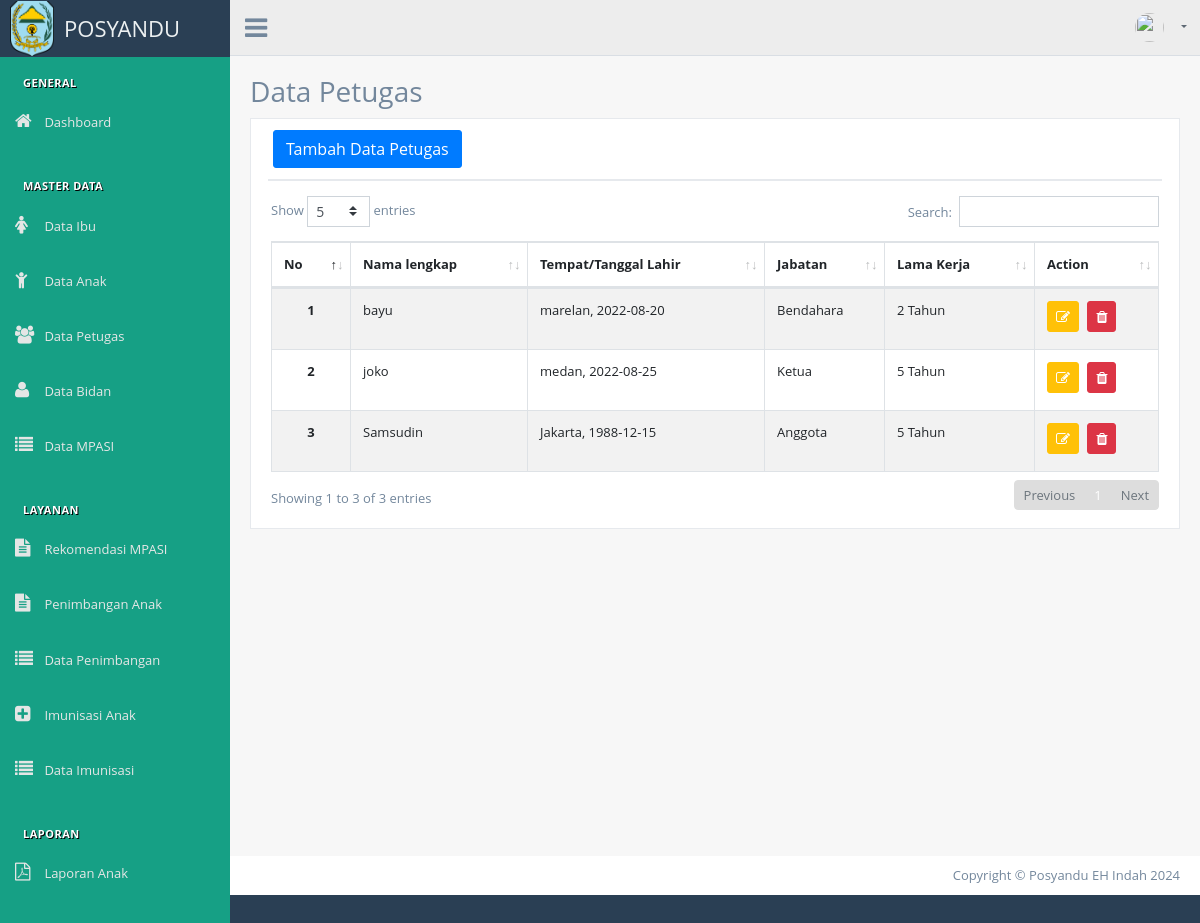
The app's page /index.php/petugas with its own data.
### tables this page shows
CREATE TABLE `petugas` (
  `id_petugas` int(11) NOT NULL,
  `nama_petugas` varchar(50) NOT NULL,
  `tempat_lahir` varchar(30) NOT NULL,
  `tgl_lahir` date NOT NULL,
  `no_hp` varchar(13) NOT NULL,
  `jabatan` enum('Ketua','Bendahara','Sekretaris','Anggota') NOT NULL,
  `pendidikan_terakhir` varchar(30) NOT NULL,
  `lama_kerja` int(11) NOT NULL,
  `tugas_pokok` text NOT NULL,
  `user_id` int(11) NOT NULL
);

### application/controllers/Petugas.php (called while the page is built, shortened)
<?php
class Petugas extends CI_Controller
{
    public function __construct()
    {
        $this->load->model('Petugas_model');
    }
    public function index()
    {
        $data['title'] = 'Data Petugas | Posyandu Desa Tanjung Tanah';
        $data['user'] = $this->db->get_where('user', ['username' => $this->session->userdata('username')])->row_array();
        $data['users'] = $this->Petugas_model->getDataUsers();
        $data['petugas'] = $this->Petugas_model->getDataPetugas();
        $this->load->view('templates/header-datatables', $data);
        $this->load->view('templates/sidebar');
        $this->load->view('templates/topbar', $data);
        $this->load->view('petugas/index', $data);
        $this->load->view('templates/footer-datatables');
    }
}

### index.php (called while the page is built, shortened)
<?php
require_once BASEPATH.'core/CodeIgniter.php';

### application/models/Petugas_model.php (called while the page is built, shortened)
<?php
class Petugas_model extends CI_Model
{
    public function getDataPetugas()
    {
        $query = "SELECT petugas.*, user.username
                    From petugas JOIN user
                    ON petugas.user_id = user.id_users
                    ";
        return $this->db->query($query)->result_array();
    }
}

### application/views/petugas/index.php (the view, shortened to what this page needs)
<div class="right_col" role="main">
    <div class="page-title">
        <div class="title_left">
            <h3>Data Petugas</h3>
        </div>
    </div>
    <div class="clearfix"></div>
    <div class="row">
        <div class="col-md-12 col-sm-12 ">
            <div class="x_panel">
                <div class="x_title">
                    <button type="button" class="btn btn-primary" data-toggle="modal" data-target="#addDataPetugasModal">Tambah Data Petugas</button>
                </div>
                <div class="x_content">
                    <div class="row">
                        <div class="col-sm-12">
                            <div class="card-box table-responsive">
                                <table id="datatable" class="table table-striped table-bordered" style="width:100%">
                                    <thead>
                                        <tr>
                                            <th>No</th>
                                            <th>Nama lengkap</th>
                                            <th>Tempat/Tanggal Lahir</th>
                                            <th>Jabatan</th>
                                            <th>Lama Kerja</th>
                                            <th>Action</th>
                                        </tr>
                                    </thead>
                                    <tbody>
                                        <?php $i = 1; ?>
                                        <?php foreach ($petugas as $e) : ?>
                                            <tr>
                                                <th scope="row">
                                                    <center><?= $i; ?></center>
                                                </th>
                                                <td><?= $e['nama_petugas']; ?></td>
                                                <td><?= $e['tempat_lahir'] . ', ' . $e['tgl_lahir']; ?></td>
                                                <td><?= $e['jabatan']; ?></td>
                                                <td><?= $e['lama_kerja'] . ' Tahun'; ?></td>
                                                <td>
                                                    <a data-toggle="modal" data-target="#editDataPetugasModal<?= $e['id_petugas']; ?>" href="<?= base_url(); ?>petugas/updateDataPetugas/<?= $e['id_petugas']; ?>" class="btn btn-warning btn-circle btn-sm">
                                                        <i class="fa fa-edit"></i>
                                                    </a>
                                                    <a data-toggle="tooltip" href="<?= base_url(''); ?>petugas/deleteDataPetugas/<?= $e['id_petugas']; ?>" class="btn btn-danger btn-circle btn-sm tbl-hapus" title="Delete">
                                                        <i class="fa fa-trash"></i>
                                                    </a>
                                                </td>
                                            </tr>
                                            <?php $i++; ?>
                                        <?php endforeach; ?>
                                    </tbody>
                                </table>
                            </div>
                        </div>
                    </div>
                </div>
            </div>
        </div>
    </div>
</div>

### records on screen
petugas: nama_petugas "bayu", tempat_lahir "marelan", tgl_lahir "2022-08-20", jabatan "Bendahara", lama_kerja "2"
petugas: nama_petugas "joko", tempat_lahir "medan", tgl_lahir "2022-08-25", jabatan "Ketua", lama_kerja "5"
petugas: nama_petugas "Samsudin", tempat_lahir "Jakarta", tgl_lahir "1988-12-15", jabatan "Anggota", lama_kerja "5"
